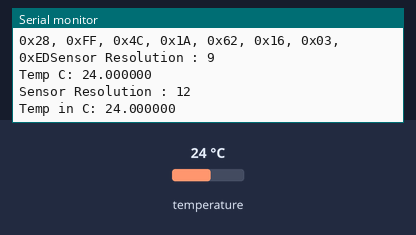
Simulated run of this sketch. Board: Arduino Uno, built with avr-gcc and run on an emulated ATmega328P. On the bench: the last lines printed to the serial monitor. The inputs (shaded band) are chosen by the test bench; at power-on: temperature 24 °C.

Above: at 2.2 s.
2.3 s: temperature set to 12 °C
At 3.7 s:
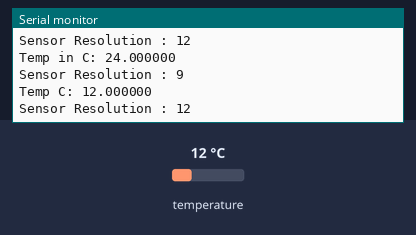
3.9 s: temperature set to 19 °C
At 5.3 s:
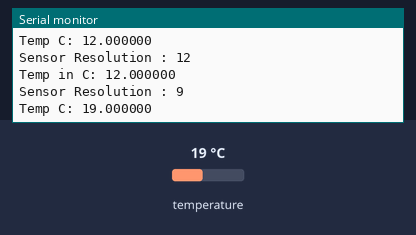
Timing chart, 0 to 6.9 s (numbered marks = the images above; inputs shaded):
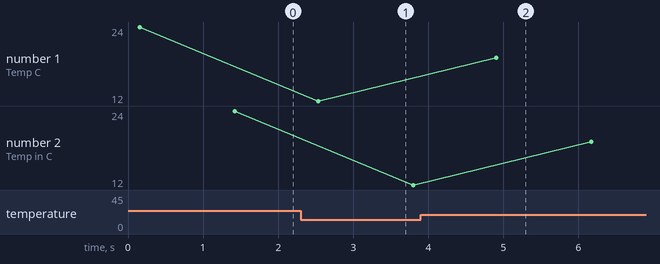

Measured:
- after the input at 2.3 s, the serial monitor: prints a new line after 0.23 s (image 1)
- after the input at 3.9 s, the serial monitor: prints a new line after 1.0 s (image 2)
- plotted number 1: 12 → 19 after the input at 3.9 s
- plotted number 2: 12 → 19 after the input at 3.9 s

The sketch:

TEMPERATURE_SPEC3.ino
```cpp
#include <OneWire.h>
#include <DallasTemperature.h>

OneWire  ds(2);  // This is where DQ of your DS18B20 will connect.

void getDeviceAddress(void) {
  byte i;
  byte addr[8];

  Serial.println("Getting the address...\n\r");
  /* initiate a search for the OneWire object we created and read its value into
  addr array we declared above*/

  while(ds.search(addr)) {
    Serial.println ("The address is:\t");
    //read each byte in the address array
    for( i = 0; i < 8; i++) {
      Serial.print("0x");
      if (addr[i] < 16) {
        Serial.print('0');
      }
      // print each byte in the address array in hex format
      Serial.print(addr[i], HEX);
      if (i < 7) {
        Serial.print(", ");
      }
    }
    // a check to make sure that what we read is correct.
    if ( OneWire::crc8( addr, 7) != addr[7]) {
        Serial.print("CRC is not valid!\n");
        return;
    }
  }
  ds.reset_search();
  return;
}


// Port on 2 on your Arduino
OneWire oneWire(2);

// declare as sensor referenec by passing oneWire reference to Dallas Temperature.
DallasTemperature sensors(&oneWire);

// MY ADDRESS
DeviceAddress tempSensor = {0x28, 0x76, 0xF6, 0x42, 0x0B, 0x00, 0x00, 0x28};

// A Variable to hold the temperature you retrieve
float Temp;

void setup(void)
{
  // start serial port
  Serial.begin(9600);
  getDeviceAddress();

}

void loop() {

  sensors.setResolution(tempSensor, 9);
  Serial.print("Sensor Resolution : ");
  Serial.print(sensors.getResolution(tempSensor), DEC);
  Serial.println();

  sensors.requestTemperaturesByAddress(tempSensor);
  Temp = sensors.getTempC(tempSensor);

  Serial.print("Temp C: ");
  Serial.println(Temp, 6);
  delay(500);

  sensors.setResolution(tempSensor, 12);
  Serial.print("Sensor Resolution : ");
  Serial.print(sensors.getResolution(tempSensor), DEC);
  Serial.println();

  sensors.requestTemperaturesByAddress(tempSensor);
  Temp = sensors.getTempC(tempSensor);

  Serial.print("Temp in C: ");
  Serial.println(Temp, 6);
  delay(1000);
  Serial.println();
  Serial.println();
}
```
